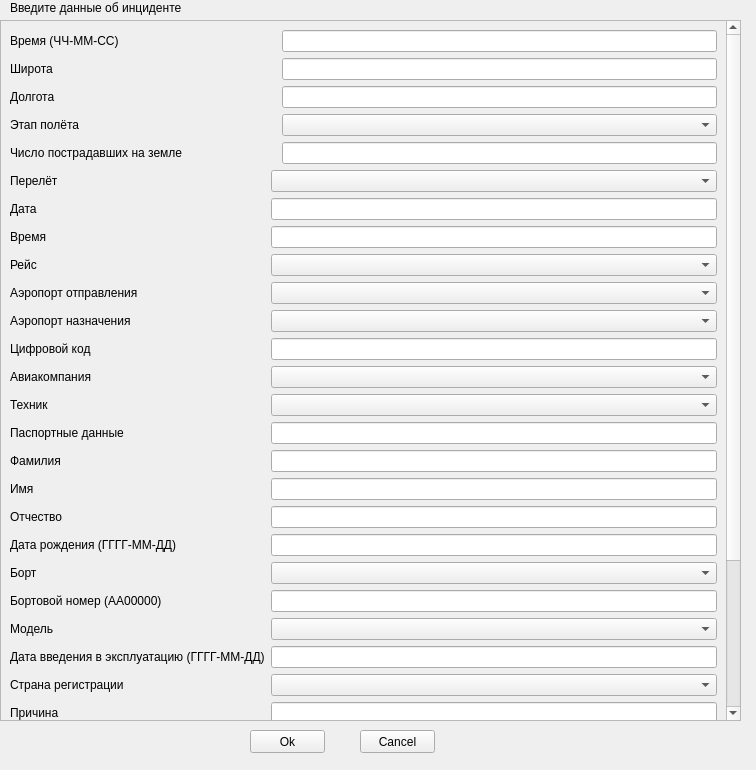
<?xml version="1.0" encoding="UTF-8"?>
<ui version="4.0">
 <class>Form</class>
 <widget class="QWidget" name="Form">
  <property name="geometry">
   <rect>
    <x>0</x>
    <y>0</y>
    <width>756</width>
    <height>770</height>
   </rect>
  </property>
  <property name="minimumSize">
   <size>
    <width>756</width>
    <height>770</height>
   </size>
  </property>
  <property name="windowTitle">
   <string>Form</string>
  </property>
  <widget class="QScrollArea" name="scrollArea">
   <property name="geometry">
    <rect>
     <x>0</x>
     <y>20</y>
     <width>741</width>
     <height>701</height>
    </rect>
   </property>
   <property name="widgetResizable">
    <bool>true</bool>
   </property>
   <widget class="QWidget" name="scrollAreaWidgetContents">
    <property name="geometry">
     <rect>
      <x>0</x>
      <y>0</y>
      <width>722</width>
      <height>846</height>
     </rect>
    </property>
    <layout class="QVBoxLayout" name="verticalLayout">
     <item>
      <layout class="QFormLayout" name="formLayout">
       <item row="0" column="0">
        <widget class="QLabel" name="label">
         <property name="text">
          <string>Время (ЧЧ-ММ-СС)</string>
         </property>
        </widget>
       </item>
       <item row="0" column="1">
        <widget class="QLineEdit" name="time"/>
       </item>
       <item row="1" column="0">
        <widget class="QLabel" name="label_2">
         <property name="text">
          <string>Широта</string>
         </property>
        </widget>
       </item>
       <item row="2" column="0">
        <widget class="QLabel" name="label_3">
         <property name="text">
          <string>Долгота</string>
         </property>
        </widget>
       </item>
       <item row="3" column="0">
        <widget class="QLabel" name="label_4">
         <property name="text">
          <string>Этап полёта</string>
         </property>
        </widget>
       </item>
       <item row="1" column="1">
        <widget class="QLineEdit" name="latitude"/>
       </item>
       <item row="2" column="1">
        <widget class="QLineEdit" name="longitude"/>
       </item>
       <item row="3" column="1">
        <widget class="QComboBox" name="flight_part"/>
       </item>
       <item row="4" column="0">
        <widget class="QLabel" name="label_5">
         <property name="text">
          <string>Число пострадавших на земле                            </string>
         </property>
        </widget>
       </item>
       <item row="4" column="1">
        <widget class="QLineEdit" name="injured_on_ground"/>
       </item>
      </layout>
     </item>
     <item>
      <layout class="QFormLayout" name="formLayout_2">
       <item row="0" column="0">
        <widget class="QLabel" name="Label">
         <property name="text">
          <string>Перелёт</string>
         </property>
        </widget>
       </item>
       <item row="0" column="1">
        <widget class="QComboBox" name="flight"/>
       </item>
       <item row="1" column="0">
        <widget class="QLabel" name="Label_2">
         <property name="text">
          <string>Дата</string>
         </property>
        </widget>
       </item>
       <item row="1" column="1">
        <widget class="QLineEdit" name="flightdate"/>
       </item>
       <item row="2" column="0">
        <widget class="QLabel" name="Label_3">
         <property name="text">
          <string>Время</string>
         </property>
        </widget>
       </item>
       <item row="2" column="1">
        <widget class="QLineEdit" name="flighttime"/>
       </item>
       <item row="3" column="0">
        <widget class="QLabel" name="Label_4">
         <property name="text">
          <string>Рейс</string>
         </property>
        </widget>
       </item>
       <item row="3" column="1">
        <widget class="QComboBox" name="airline"/>
       </item>
       <item row="4" column="0">
        <widget class="QLabel" name="Label_5">
         <property name="text">
          <string>Аэропорт отправления</string>
         </property>
        </widget>
       </item>
       <item row="4" column="1">
        <widget class="QComboBox" name="out_airport"/>
       </item>
       <item row="5" column="0">
        <widget class="QLabel" name="Label_6">
         <property name="text">
          <string>Аэропорт назначения</string>
         </property>
        </widget>
       </item>
       <item row="5" column="1">
        <widget class="QComboBox" name="to_airport"/>
       </item>
       <item row="6" column="0">
        <widget class="QLabel" name="Label_7">
         <property name="text">
          <string>Цифровой код</string>
         </property>
        </widget>
       </item>
       <item row="6" column="1">
        <widget class="QLineEdit" name="digital_code"/>
       </item>
       <item row="7" column="0">
        <widget class="QLabel" name="Label_8">
         <property name="text">
          <string>Авиакомпания</string>
         </property>
        </widget>
       </item>
       <item row="7" column="1">
        <widget class="QComboBox" name="aircompany"/>
       </item>
       <item row="8" column="0">
        <widget class="QLabel" name="Label_9">
         <property name="text">
          <string>Техник</string>
         </property>
        </widget>
       </item>
       <item row="8" column="1">
        <widget class="QComboBox" name="technician"/>
       </item>
       <item row="9" column="0">
        <widget class="QLabel" name="Label_10">
         <property name="text">
          <string>Паспортные данные</string>
         </property>
        </widget>
       </item>
       <item row="9" column="1">
        <widget class="QLineEdit" name="passport_number"/>
       </item>
       <item row="10" column="0">
        <widget class="QLabel" name="Label_11">
         <property name="text">
          <string>Фамилия</string>
         </property>
        </widget>
       </item>
       <item row="10" column="1">
        <widget class="QLineEdit" name="second_name"/>
       </item>
       <item row="11" column="0">
        <widget class="QLabel" name="Label_12">
         <property name="text">
          <string>Имя</string>
         </property>
        </widget>
       </item>
       <item row="11" column="1">
        <widget class="QLineEdit" name="first_name"/>
       </item>
       <item row="12" column="0">
        <widget class="QLabel" name="Label_13">
         <property name="text">
          <string>Отчество</string>
         </property>
        </widget>
       </item>
       <item row="12" column="1">
        <widget class="QLineEdit" name="patronymic"/>
       </item>
       <item row="13" column="0">
        <widget class="QLabel" name="Label_14">
         <property name="text">
          <string>Дата рождения (ГГГГ-ММ-ДД)</string>
         </property>
        </widget>
       </item>
       <item row="13" column="1">
        <widget class="QLineEdit" name="birthdate"/>
       </item>
       <item row="14" column="0">
        <widget class="QLabel" name="Label_15">
         <property name="text">
          <string>Борт</string>
         </property>
        </widget>
       </item>
       <item row="14" column="1">
        <widget class="QComboBox" name="board"/>
       </item>
       <item row="15" column="0">
        <widget class="QLabel" name="Label_16">
         <property name="text">
          <string>Бортовой номер (AA00000)</string>
         </property>
        </widget>
       </item>
       <item row="15" column="1">
        <widget class="QLineEdit" name="board_number"/>
       </item>
       <item row="16" column="0">
        <widget class="QLabel" name="Label_17">
         <property name="text">
          <string>Модель</string>
         </property>
        </widget>
       </item>
       <item row="16" column="1">
        <widget class="QComboBox" name="model"/>
       </item>
       <item row="17" column="0">
        <widget class="QLabel" name="Label_18">
         <property name="text">
          <string>Дата введения в эксплуатацию (ГГГГ-ММ-ДД)</string>
         </property>
        </widget>
       </item>
       <item row="17" column="1">
        <widget class="QLineEdit" name="date_comission"/>
       </item>
       <item row="18" column="0">
        <widget class="QLabel" name="Label_19">
         <property name="text">
          <string>Страна регистрации</string>
         </property>
        </widget>
       </item>
       <item row="18" column="1">
        <widget class="QComboBox" name="country"/>
       </item>
       <item row="19" column="0">
        <widget class="QLabel" name="Label_20">
         <property name="text">
          <string>Причина</string>
         </property>
        </widget>
       </item>
       <item row="19" column="1">
        <widget class="QLineEdit" name="reason"/>
       </item>
       <item row="20" column="0">
        <widget class="QLabel" name="Label_21">
         <property name="text">
          <string>Описание</string>
         </property>
        </widget>
       </item>
       <item row="20" column="1">
        <widget class="QPlainTextEdit" name="description"/>
       </item>
       <item row="21" column="0">
        <widget class="QLabel" name="Label_22">
         <property name="text">
          <string>Тип ошибки</string>
         </property>
        </widget>
       </item>
       <item row="21" column="1">
        <widget class="QComboBox" name="type_of_mistake"/>
       </item>
       <item row="22" column="0">
        <widget class="QLabel" name="Label_23">
         <property name="text">
          <string>Объяснительная</string>
         </property>
        </widget>
       </item>
       <item row="22" column="1">
        <widget class="QPlainTextEdit" name="explanation"/>
       </item>
      </layout>
     </item>
    </layout>
   </widget>
  </widget>
  <widget class="QLabel" name="label_6">
   <property name="geometry">
    <rect>
     <x>10</x>
     <y>0</y>
     <width>171</width>
     <height>16</height>
    </rect>
   </property>
   <property name="text">
    <string>Введите данные об инциденте:</string>
   </property>
  </widget>
  <widget class="QPushButton" name="ok_button">
   <property name="geometry">
    <rect>
     <x>250</x>
     <y>730</y>
     <width>75</width>
     <height>23</height>
    </rect>
   </property>
   <property name="text">
    <string>Ok</string>
   </property>
  </widget>
  <widget class="QPushButton" name="cancel_button">
   <property name="geometry">
    <rect>
     <x>360</x>
     <y>730</y>
     <width>75</width>
     <height>23</height>
    </rect>
   </property>
   <property name="text">
    <string>Cancel</string>
   </property>
  </widget>
 </widget>
 <resources/>
 <connections/>
</ui>
